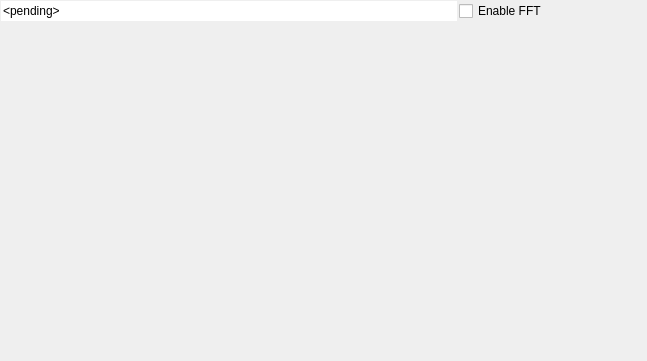
<?xml version="1.0" encoding="UTF-8"?>
<ui version="4.0">
 <class>fft_scope</class>
 <widget class="QWidget" name="fft_scope">
  <property name="geometry">
   <rect>
    <x>0</x>
    <y>0</y>
    <width>647</width>
    <height>361</height>
   </rect>
  </property>
  <widget class="QWidget" name="verticalLayoutWidget">
   <property name="geometry">
    <rect>
     <x>-1</x>
     <y>-1</y>
     <width>551</width>
     <height>361</height>
    </rect>
   </property>
   <layout class="QVBoxLayout" name="verticalLayout_5">
    <property name="spacing">
     <number>2</number>
    </property>
    <property name="leftMargin">
     <number>2</number>
    </property>
    <property name="topMargin">
     <number>2</number>
    </property>
    <property name="rightMargin">
     <number>2</number>
    </property>
    <property name="bottomMargin">
     <number>2</number>
    </property>
    <item>
     <layout class="QHBoxLayout" name="horizontalLayout_8">
      <item>
       <widget class="QLineEdit" name="status_line">
        <property name="text">
         <string>&lt;pending&gt;</string>
        </property>
        <property name="frame">
         <bool>false</bool>
        </property>
        <property name="alignment">
         <set>Qt::AlignLeading|Qt::AlignLeft|Qt::AlignVCenter</set>
        </property>
        <property name="readOnly">
         <bool>true</bool>
        </property>
       </widget>
      </item>
      <item>
       <widget class="QCheckBox" name="en_fft_box">
        <property name="text">
         <string>Enable FFT</string>
        </property>
       </widget>
      </item>
     </layout>
    </item>
    <item>
     <widget class="GraphicsLayoutWidget" name="graphics_view" native="true"/>
    </item>
   </layout>
  </widget>
 </widget>
 <customwidgets>
  <customwidget>
   <class>GraphicsLayoutWidget</class>
   <extends>QWidget</extends>
   <header>graphicslayoutwidget.h</header>
  </customwidget>
 </customwidgets>
 <resources/>
 <connections/>
</ui>
